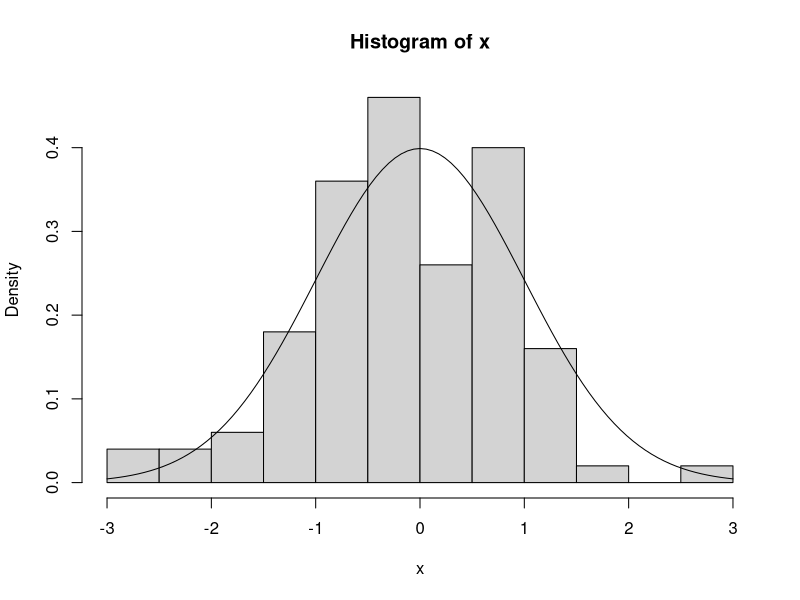
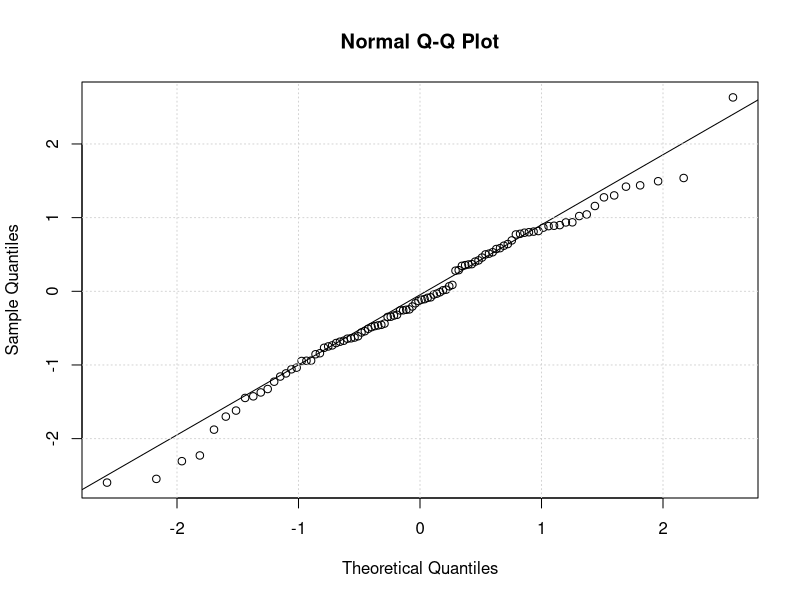
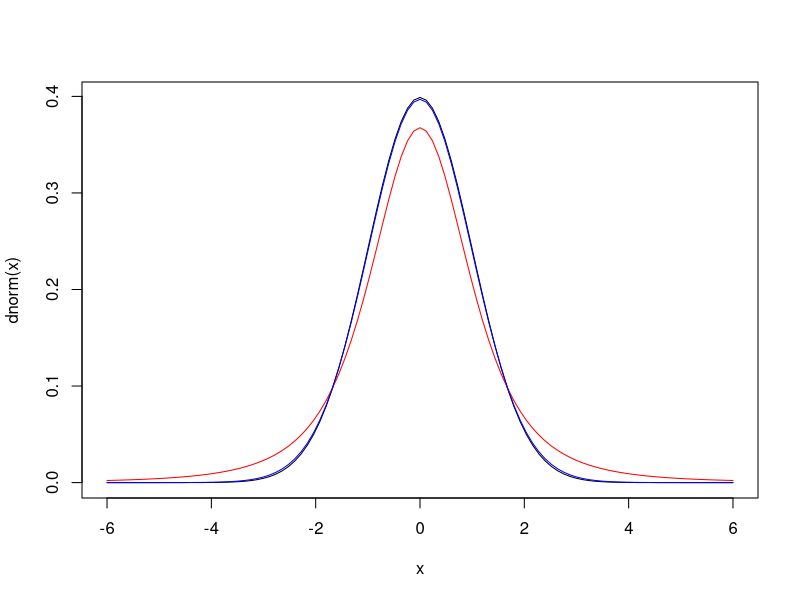

R code for these plots, in order:
## ---- chunk 1
# буквы кодирующие действие:
# d – плотность распределения
# p – распределение функции
# q – квантиль функции
# r – случайные значение 

#название распределений
# norm - нормальное распределение
# unif - равномерное распределение
# t - распределение Стьдента
# exp - экспоненциальное распределение

# примеры использования

# 100 случайный чисел
rnorm(100)

# квантиль уровня 0.5
qnorm(0.5)

# плотность распределения в нуле
dnorm(0)

# функция распределения в нуле
pnorm(0)

# прочие распределения
?rt
?rlnorm
?rexp
?runif
## ---- chunk 2
x = rnorm(100)
# Графический – гистограмма
hist(x,freq = F)
# добавим теоретическое стандартное нормальное распределение
curve(dnorm,-3,3,add = TRUE)

# Графический – график квантилей
qqnorm(x)
qqline(x)
grid()

# Шапиро-Уилка
# p-значение > 5%, распределение нормальное 
shapiro.test(x)

library(nortest)
# Критерий Лиллифорса
# p-значение > 5%, распределение нормальное
lillie.test(x)

# Критерий Андерсона-Дарлинга
# p-значение > 5%, распределение нормальное
ad.test(x)

## ---- chunk 3
# нарисуем плотность нормального распределения
curve(dnorm,-6,6)
# нарисуем плотность t-распределения c 3 степенями свободы
curve(dt(x,df = 3),-6,6,add = TRUE,col='red')
# нарисуем плотность t-распределения c 50 степенями свободы
curve(dt(x,df = 50),-6,6,add = TRUE,col='blue')
## ---- chunk 4
# здесь мы исходно используем данные из нормального распределения, поэтому не нужно проверять данные на нормальность
x = rnorm(100)
y = rnorm(100)

# можно сравнивать с числом
t.test(x,mu=0)

# сравним 2 выборки
t.test(x,y)
## ---- chunk 5
# t-stat
data("mtcars")
mtcars

# проверяем на нормальность данные - здесь получается что выборка у нас не нормальная. не можем использовать  t-test
shapiro.test(mtcars$hp)

#проверим на подвыборке машин с 4 цилиндрами - имеет нормальное распределение
shapiro.test(mtcars[mtcars$cyl==4,]$hp)

# можно ли сказать, что мощность автомобилей с 4 цилиндрами равна 80 л.с.? -  да можно, p-значение > 0.05
t.test(mtcars[mtcars$cyl==4,]$hp, mu = 80)

# можно использовать вычисления и вручную согласно формуле Стьюдента, но это долго)
(mean(subset(mtcars,cyl==4)$hp-80))/(sd(subset(mtcars,cyl==4)$hp)/sqrt(length(subset(mtcars,cyl==4)$hp)))
pt(0.417675, df = length(subset(mtcars,cyl==4)$hp))
p_value = 2*(1-pt(0.417675, df = length(subset(mtcars,cyl==4)$hp)))
# совпадает с результатом из t.test
p_value
## ---- chunk 6
# имеет нормальное распределение
shapiro.test(mtcars[mtcars$gear==4,]$mpg)
# имеет нормальное распределение
shapiro.test(mtcars[mtcars$gear==5,]$mpg)

# проверим t-тестом, разницы в расходе топлива нет - т.к. p значение больше 5%
t.test(mtcars[mtcars$gear==4,]$mpg,mtcars[mtcars$gear==5,]$mpg)

## ---- chunk 7
# выборка имеет нормальное распределение
shapiro.test(mtcars[mtcars$vs==0,]$hp)
# выборка имеет нормальное распределение
shapiro.test(mtcars[mtcars$vs==1,]$hp)
# t-тест можно вызывать еще и таким способ. Разница в количестве лошадинных сил в зависимости от типа двигателя есть - т.к. p значение меньше 5%
t.test(mtcars$hp~mtcars$vs)
## ---- chunk 8
#Проверим, влияет ли количество цилиндров на мощность автомобиля
anova <- aov(hp ~ as.factor(cyl), data = mtcars)
summary(anova)


#Проверим, влияет ли количество передач на мощность автомобиля
anova <- aov(hp ~ as.factor(gear), data = mtcars)
summary(anova)

## ---- chunk 9
#Проверим, влияет ли количество цилиндров и количество передач на мощность автомобиля

anova <- aov(hp ~ as.factor(gear)+as.factor(cyl), data = mtcars)
summary(anova)
## ---- chunk 10
anova <- aov(hp ~ as.factor(gear)+as.factor(cyl)+as.factor(gear):as.factor(cyl), data = mtcars)
summary(anova)

# можно записать так, идентично предыдущей команде
anova <- aov(hp ~ as.factor(gear)*as.factor(cyl), data = mtcars)
summary(anova)

# c объектом anova можно работать и доставать из него различные характеристики, например остатки
anova$residuals
#или оценки по модели anova
anova$fitted.values
